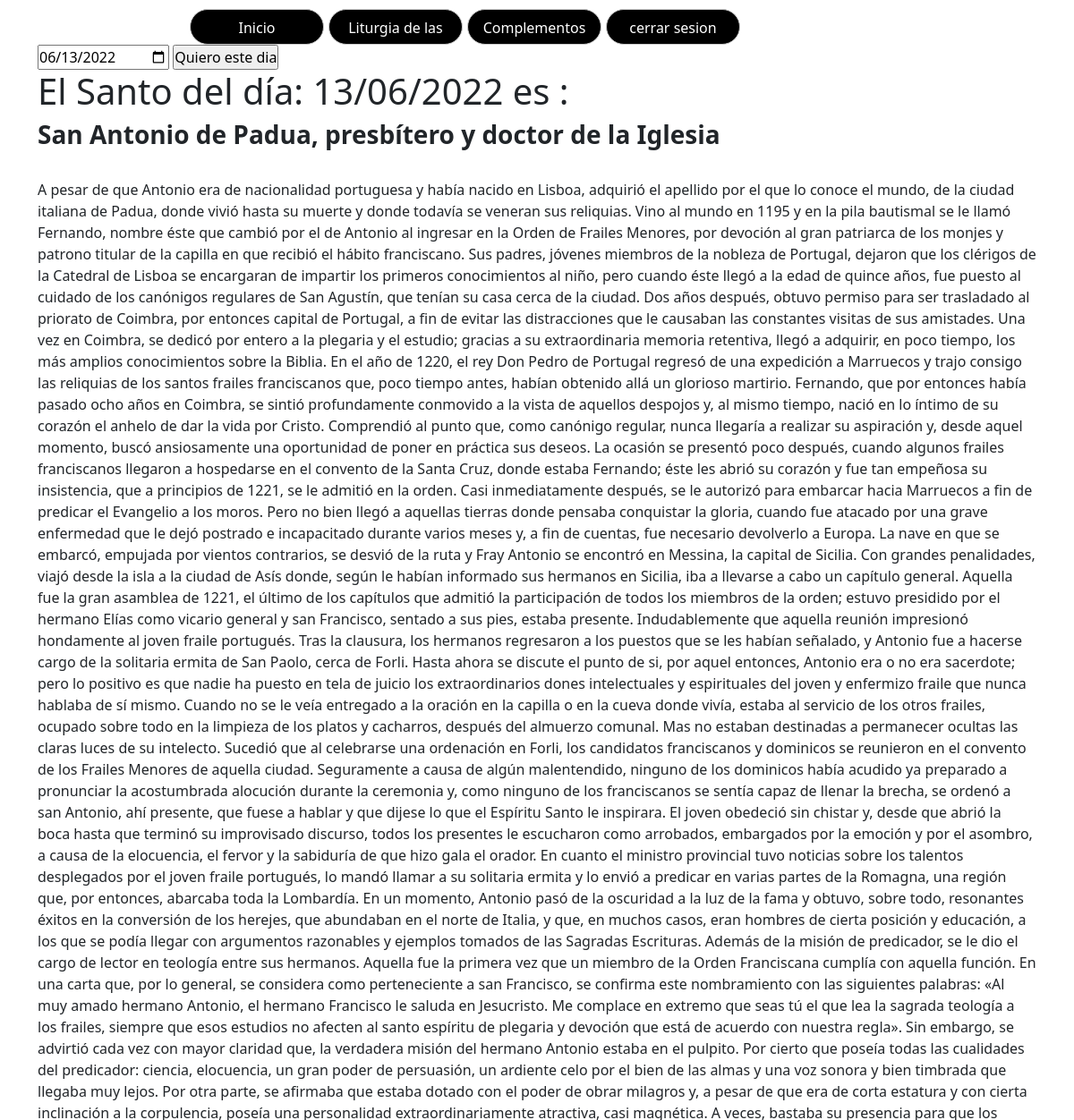
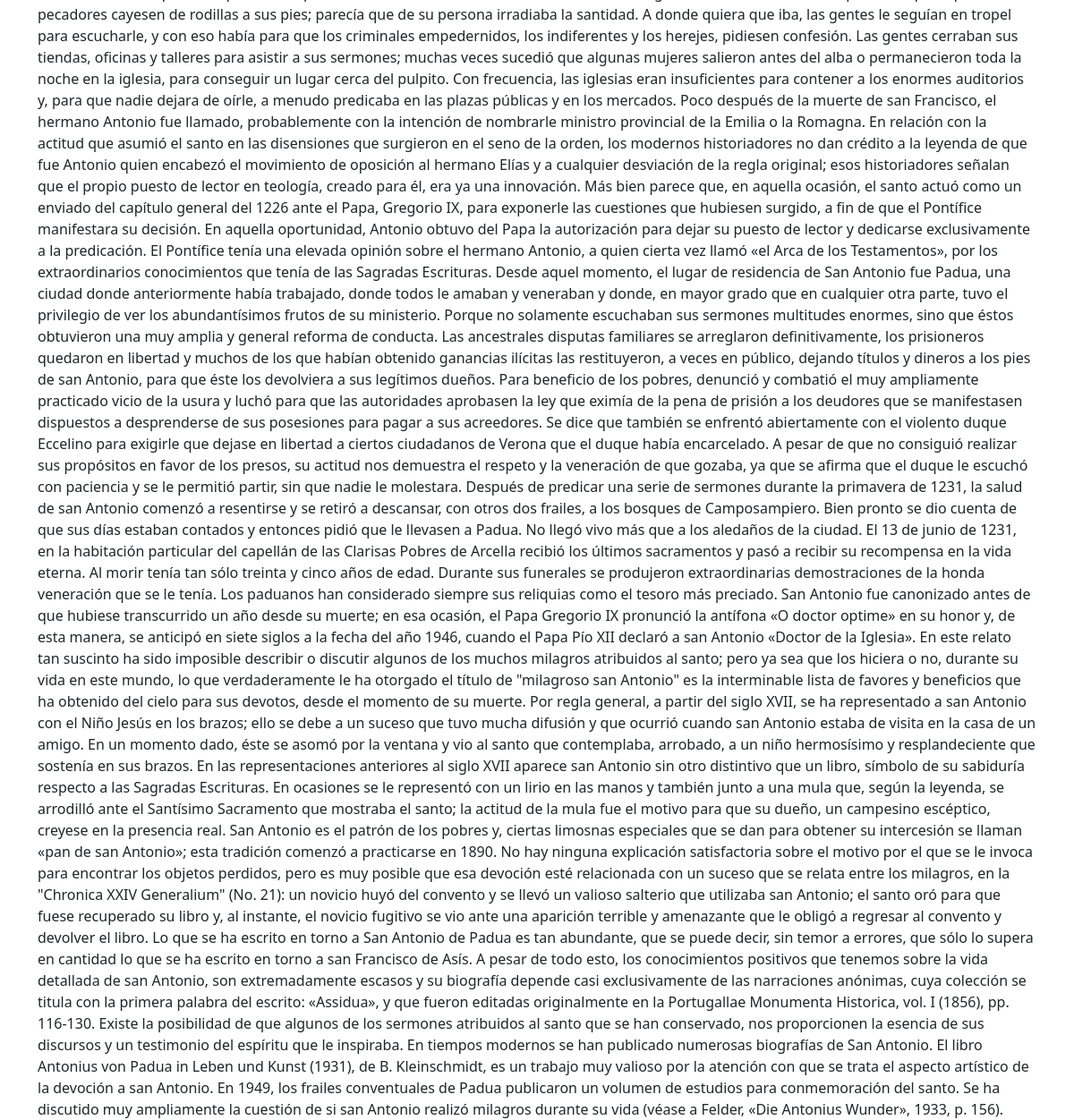
The app's page /Santo.php (signed in) with its own data (2 pictures, top to bottom).
### tables this page shows
CREATE TABLE `santo` (
  `id` int(3) NOT NULL,
  `fecha` varchar(12) NOT NULL,
  `nombre` longtext DEFAULT NULL,
  `vida` longtext DEFAULT NULL
);

### public_html/Santo.php (the view, shortened to what this page needs)
<?php
include "funciones.php";
if (!isset($_SESSION["Login"])) {
    header('Location: index.php');
} else {
    ?>
    <!doctype html>
    <html
        <head>
        <link href="https://cdn.jsdelivr.net/npm/bootstrap@5.2.0-beta1/dist/css/bootstrap.min.css" rel="stylesheet">
        <link href="estilos/oficio.css" rel="stylesheet" type="text/css">
        <link href="https://raw.githubusercontent.com/daneden/animate.css/master/animate.css" rel="stylesheet">
    </head>
    <body>
        <div class="container">
    <?php
    if (isset($_POST)) {
        ?>
            <form method="post" action="Santo.php">
                <input type="date" value="<?php echo (new DateTime())->format('Y-m-d'); ?>" name="fecha" id="fecha">
                <input type="submit" name="submit" value="Quiero este dia"><br>
            </form>
        <?php
        if (empty($_SET)) {
                $post = (isset($_POST["fecha"]) && !empty($_POST["fecha"]));
                if ($post) {
                    $fecha1 = $_POST["fecha"];
                } else {
                    $fecha1 = (new DateTime())->format('Y-m-d');
                }
        $Nfecha = date("d/m/Y", strtotime($fecha1));
        echo"<h1>El Santo del día: " . $Nfecha . " es :</h1> ";
        $sql = "select * from santo where fecha =\"$Nfecha\"";
        $result = mysqli_query($conexion, $sql);
        while ($mostrar = mysqli_fetch_array($result)) {
            echo "<h3><b>" . $mostrar['nombre'] . "</b></h3>";
            echo '<br>';
            echo "<p>" . $mostrar['vida'] . "</p>";
        }
    }
    ?>
        </div>
    </body>
    </html>
        <?php
}
        }

### public_html/estilos/oficio.css (style rules this page uses)
body { margin: 0; padding: 0; height: 100vh; }
* { margin: 0; padding: 0; }

### records on screen
santo: nombre "San Antonio de Padua, presbítero y doctor de la Iglesia", vida "A pesar de que Antonio era de nacionalidad portuguesa y había nacido en Lisboa, adquirió el apellido por el que lo conoce el mundo, de la ciudad italiana de Padua, donde vivió hasta su muerte y donde todavía se veneran sus reliquias. Vino al mundo en 1195 y en la pila bautismal se le llamó Fernando, nombre éste que cambió por el de Antonio al ingresar en la Orden de Frailes Menores, por devoción al gran patriarca de los monjes y patrono titular de la capilla en que recibió el hábito franciscano. Sus padres, jóvenes miembros de la nobleza de Portugal, dejaron que los clérigos de la Catedral de Lisboa se encargaran de impartir los primeros conocimientos al niño, pero cuando éste llegó a la…"

### other values on screen
$Nfecha "13/06/2022"
